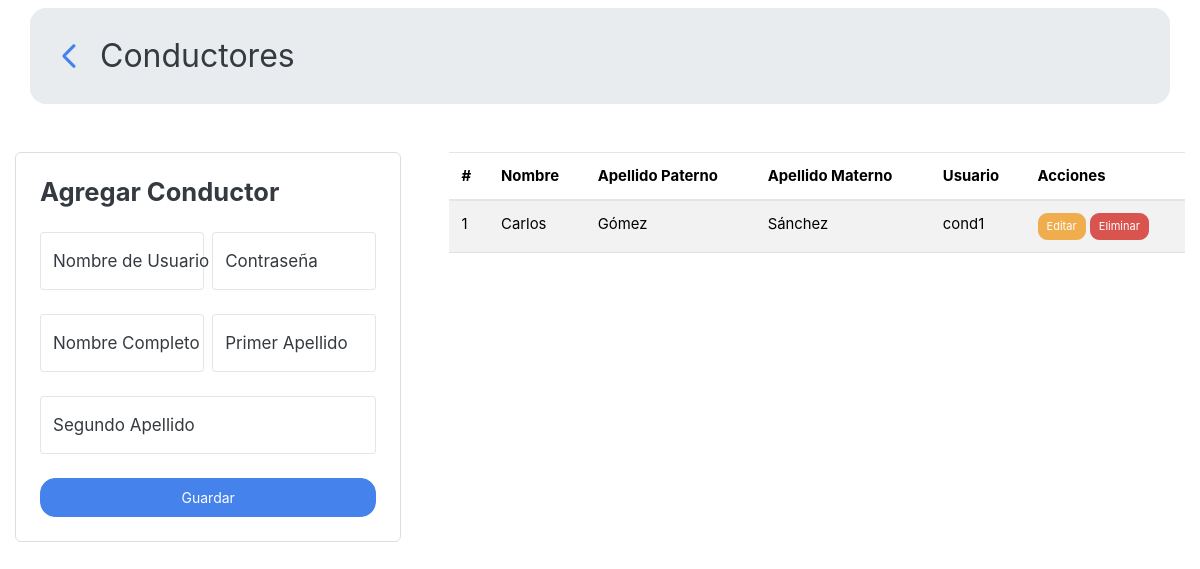
The page /Transporte/administrador/conductores.php on the database its author committed.
### tables this page shows
CREATE TABLE conductor (
    numConductor INT PRIMARY KEY AUTO_INCREMENT,
    nombre VARCHAR(50),
    primerApellido VARCHAR(50),
    segundoApellido VARCHAR(50),
    id_usuario INT UNIQUE,
    FOREIGN KEY (id_usuario) REFERENCES usuario(id) ON DELETE CASCADE
);

CREATE TABLE usuario (
    id INT PRIMARY KEY AUTO_INCREMENT,
    username VARCHAR(20) NOT NULL UNIQUE,
    password VARCHAR(30) NOT NULL,
    userType ENUM('administrador', 'empleado', 'representante', 'conductor', 'coordinador') NOT NULL
);

### Transporte/administrador/conductores.php (the view, shortened to what this page needs)
<?php
require '../conexion/conexion.php';
$editing = isset($_GET['edit']);
$conductorData = [
    'nombre_usuario' => '',
    'password' => '',
    'nombre' => '',
    'apellido1' => '',
    'apellido2' => ''
];
?>
<!DOCTYPE html>
<html lang="es">
<head>
    <link href="https://cdn.jsdelivr.net/npm/bootstrap@5.3.3/dist/css/bootstrap.min.css" rel="stylesheet">
    <link rel="stylesheet" href="https://cdn.jsdelivr.net/npm/bootswatch@4.5.2/dist/litera/bootstrap.min.css">
</head>
<body>
<div class="d-flex flex-column justify-content-center align-top  gap-5">
    <header class="d-flex justify-content-between align-items-center container p-4 bg-body-secondary mt-2 rounded-4">
        <div class="d-flex gap-3 align-items-center">
            <a href="../admin_dashboard.php" class="text-decoration-none">
                <svg xmlns="http://www.w3.org/2000/svg" width="30" height="30" viewBox="0 0 24 24">
                    <path fill="currentColor" d="m9.55 12l7.35 7.35q.375.375.363.875t-.388.875t-.875.375t-.875-.375l-7.7-7.675q-.3-.3-.45-.675t-.15-.75t.15-.75t.45-.675l7.7-7.7q.375-.375.888-.363t.887.388t.375.875t-.375.875z"/>
                </svg>
            </a>
            <span class="fs-2">Conductores</span>
        </div>
    </header>
    <main class="d-flex gap-5 container-fluid">
        <div class="border border-start p-4 rounded-2 w-50 bg-white">
            <h4 class="mb-4"><?php echo $editing ? 'Editar Conductor' : 'Agregar Conductor'; ?></h4>
            <form action="servicios/<?php echo $editing ? 'updateConductor.php' : 'addConductor.php'; ?>" method="POST" class="d-flex flex-column gap-2">
                <div class="d-flex flex-row gap-2">
                    <div class="form-floating mb-3 w-100">
                        <input type="text" class="form-control" id="floatingUsername" name="nombre_usuario" placeholder="Nombre de usuario"
                               value="<?php echo htmlspecialchars($conductorData['nombre_usuario']); ?>" required>
                        <label for="floatingUsername">Nombre de Usuario</label>
                    </div>
                    <div class="form-floating mb-3 w-100">
                        <input type="password" class="form-control" id="floatingPassword" name="password" placeholder="Contraseña"
                               value="<?php echo htmlspecialchars($conductorData['password']); ?>" required>
                        <label for="floatingPassword">Contraseña</label>
                    </div>
                </div>
                <div class="d-flex flex-row gap-2">
                    <div class="form-floating mb-3 w-100">
                        <input type="text" class="form-control" id="floatingNombre" name="nombre" placeholder="Nombre Completo"
                               value="<?php echo htmlspecialchars($conductorData['nombre']); ?>" required>
                        <label for="floatingNombre">Nombre Completo</label>
                    </div>
                    <div class="form-floating mb-3 w-100">
                        <input type="text" class="form-control" id="floatingApellido1" name="apellido1" placeholder="Primer apellido"
                               value="<?php echo htmlspecialchars($conductorData['apellido1']); ?>">
                        <label for="floatingApellido1">Primer Apellido</label>
                    </div>
                </div>
                <div class="form-floating mb-3 w-100">
                    <input class="form-control" type="text" id="floatingApellido2" name="apellido2" placeholder="Segundo apellido"
                           value="<?php echo htmlspecialchars($conductorData['apellido2']); ?>">
                    <label for="floatingApellido2">Segundo Apellido</label>
                </div>
                <button type="submit" class="btn btn-primary"><?php echo $editing ? 'Actualizar' : 'Guardar'; ?></button>
            </form>
        </div>
        <div class="w-100">
            <table class="table table-striped">
                <thead>
                <tr>
                    <th>#</th>
                    <th>Nombre</th>
                    <th>Apellido Paterno</th>
                    <th>Apellido Materno</th>
                    <th>Usuario</th>
                    <th>Acciones</th>
                </tr>
                </thead>
                <tbody>
                <?php
                $stmt = $conn->prepare("
                    SELECT c.numConductor, c.nombre, c.primerApellido, c.segundoApellido, u.username
                    FROM conductor c
                    INNER JOIN usuario u ON c.id_usuario = u.id
                    WHERE u.userType = 'conductor' order by numConductor desc
                ");
                $stmt->execute();
                $conductores = $stmt->fetchAll(PDO::FETCH_ASSOC);
                foreach ($conductores as $conductor): ?>
                    <tr>
                        <td><?php echo htmlspecialchars($conductor['numConductor']); ?></td>
                        <td><?php echo htmlspecialchars($conductor['nombre']); ?></td>
                        <td><?php echo htmlspecialchars($conductor['primerApellido']); ?></td>
                        <td><?php echo htmlspecialchars($conductor['segundoApellido']); ?></td>
                        <td><?php echo htmlspecialchars($conductor['username']); ?></td>
                        <td>
                            <a href="?edit=<?php echo $conductor['numConductor']; ?>" class="btn btn-sm btn-warning">Editar</a>
                            <a href="servicios/deleteConductor.php?id=<?php echo $conductor['numConductor']; ?>" class="btn btn-sm btn-danger" onclick="return confirm('¿Seguro que deseas eliminar este conductor?');">Eliminar</a>
                        </td>
                    </tr>
                <?php endforeach; ?>
                </tbody>
            </table>
        </div>
    </main>
</div>
</body>
</html>

### rows shown on the page
conductor: numConductor "1", nombre "Carlos", primerApellido "Gómez", segundoApellido "Sánchez", id_usuario.username "cond1"
